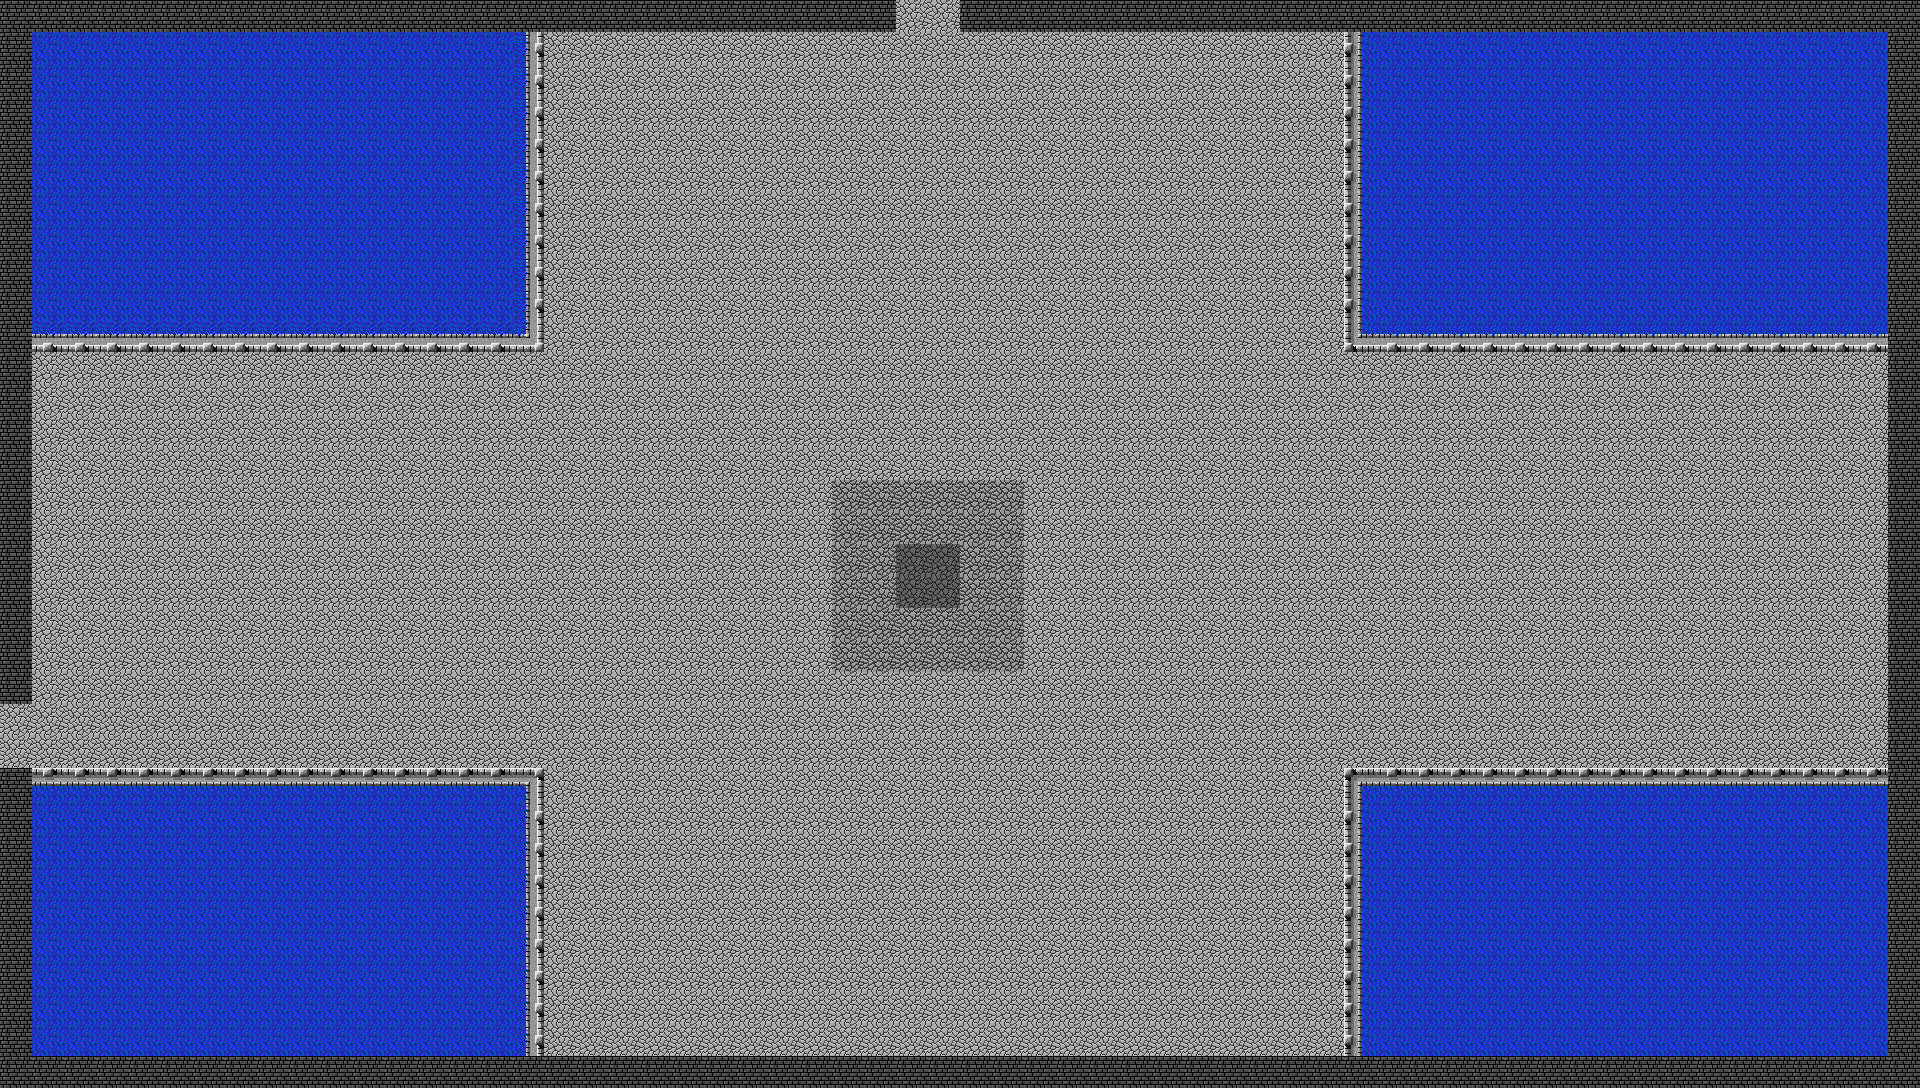

A level layout from a 2D game, rendered from its tile map. Below: a short description, then the map file with tile-grid data replaced by summaries:
An orthogonal 60x34 tile map with 32x32 px tiles, 2 tile layers (Base, Decorations), 7 tilesets and 1 object (SavePoint).

<map version="1.0" orientation="orthogonal" width="60" height="34" tilewidth="32" tileheight="32">
 <tileset firstgid="1" source="../../tilesets/Dungeon 1.tsx" />
 <tileset firstgid="91" source="../../tilesets/Dungeon 2.tsx" />
 <tileset firstgid="235" source="../../tilesets/Dungeon 3.tsx" />
 <tileset firstgid="352" source="../../tilesets/Dungeon 4.tsx" />
 <tileset firstgid="523" source="../../tilesets/Overworld 1.tsx" />
 <tileset firstgid="651" source="../../tilesets/Overworld 2.tsx" />
 <tileset firstgid="787" source="../../tilesets/Overworld 3.tsx" />
 <layer name="Base" width="60" height="34">
  <data>[2040 cells, 2040 non-empty, 4 distinct tile ids]</data>
 </layer>
 <layer name="Decorations" width="60" height="34">
  <data>[2040 cells, 282 non-empty, 10 distinct tile ids]</data>
 </layer>
 <objectgroup name="Objects" width="60" height="34">
  <object name="Save" type="SavePoint" x="912" y="560" width="32" height="32" />
 </objectgroup>
</map>
